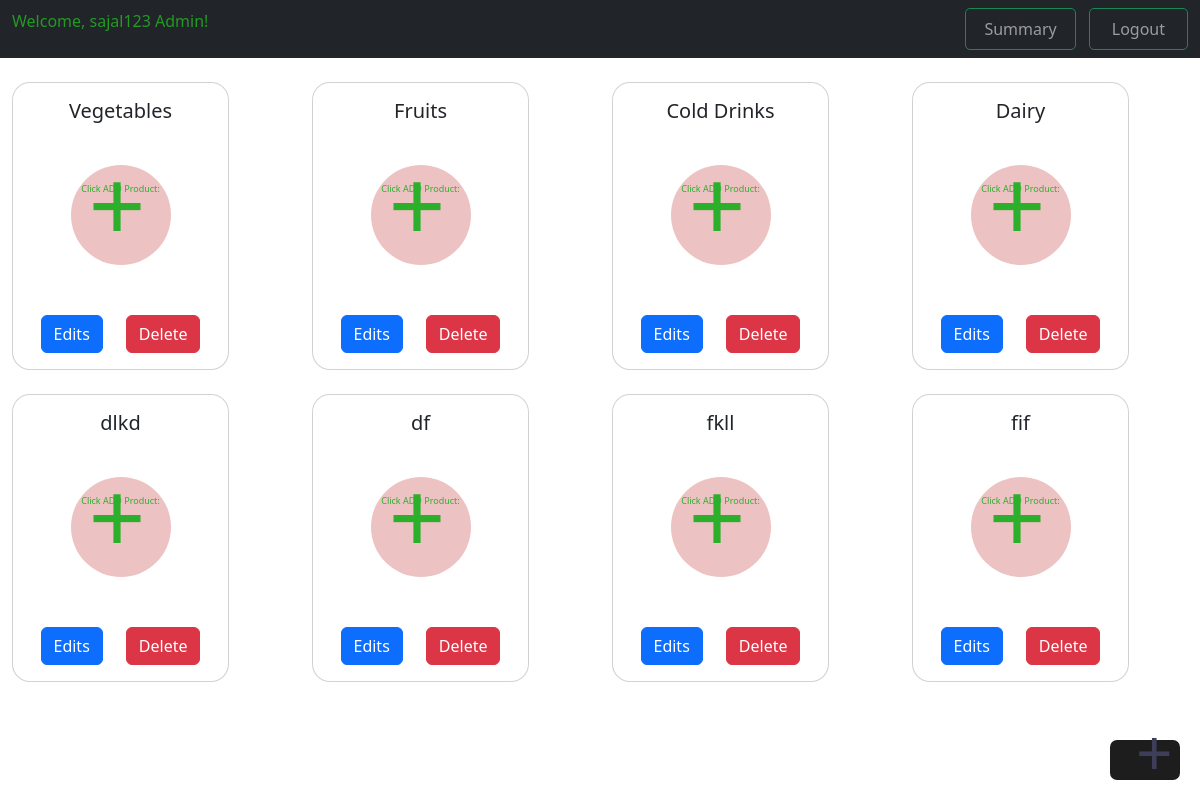
Screenshot of /getcategory (signed in) with the database file from the repository.
### application/model.py (models this page shows, shortened)
class Category(db.Model):
    id = db.Column(db.Integer, primary_key = True)
    name = db.Column(db.String(30), nullable = False, unique = True)
    products = db.relationship('Product', backref = 'category', lazy = True, cascade='all, delete-orphan')
    category_cart = db.relationship('My_cart', backref = 'category', lazy = True, cascade='all, delete-orphan')

### application/controller.py (the view)
@app.route('/getcategory')
def get_category():
    if 'username' in session:
        username = session['username']
        categories = Category.query.all()
        if categories:
            return render_template('add_category.html', username = username, categories = categories)
        else:
            return render_template('add_category.html', username = username, categories = categories)
    else:
        redirect(url_for('admin_login'))

### application/templates/add_category.html (shortened to what this page needs)
{% extends 'admin_base.html' %}
{% block content %}
{% if categories %}
    <div class="container-fluid">
        <div class="row mt-4">
            {% for category in categories %}
            <div class=" col-12 col-sm-6 col-md-4 col-lg-3 mb-4">
                <div class="card h-100" style="height: 308px; width: 217px; border-radius: 18px;">
                    <div class="card-body">
                        <h5 class="card-title" style="text-align: center;">{{category.name}}</h5>
                        <div class="d-flex justify-content-center align-items-center" style="height: 168px;">
                            <a href="{{url_for('product', id = category.id)}}" class="circle_add" >
                                <p class="inside_plus_product">Click ADD Product:</p>
                                <span class="plus_product">+</span>
                            </a>
                        </div>
                        <div class="d-flex justify-content-around mt-3">
                            <a href="{{ url_for('update_category', id=category.id) }}" class="btn btn-primary">Edits</a>
                            <a href="{{ url_for('delete_category', id=category.id) }}" class="btn btn-danger" onclick="return confirm('Are you sure, you want to delete {{category.name}} category?')">Delete</a>
                        </div>
                    </div>
                </div>
            </div>
            {% endfor %}
        </div>
    </div>
    <a href="{{url_for('add_category')}}" class="rectangle-plus">
        <span class="plus">+</span>
    </a>
{% endif %}
{% endblock %}

### application/static/style.css (style rules this page uses)
.rectangle-plus { position: fixed; height: 40px; width: 70px; background-color: #1d1d1e; color: #5b4242; text-align: center; line-height: 40px; bottom: 20px; right: 20px; text-decoration: none; border-radius: 7px; }
.plus { position: absolute; top: 50%; left: 100%; color: #3e3e5b; transform: translate(-120%, -70%); font-size: 64px; }
.circle_add { width: 100px; height: 100px; border-radius: 50%; background-color: #edc2c2; position: relative; text-decoration: none; }
.plus_product { position: absolute; top: -37px; left: 18px; width: 10px; height: 40px; font-size: 100px; color: rgb(44, 176, 44); }
.row { display: flex; flex-wrap: wrap; }
.card { height: 308px; width: 100%; }
.inside_plus_product { font-size: xx-small; margin: 0; text-align: center; justify-content: center; color: rgb(44, 176, 44); margin-top: 17px; text-decoration: none; }

### rows the page displays
Category: name "Vegetables"
Category: name "Fruits"
Category: name "Cold Drinks"
Category: name "Dairy"
Category: name "dlkd"
Category: name "df"
Category: name "fkll"
Category: name "fif"

### other values shown
{{ username }} "sajal123"
